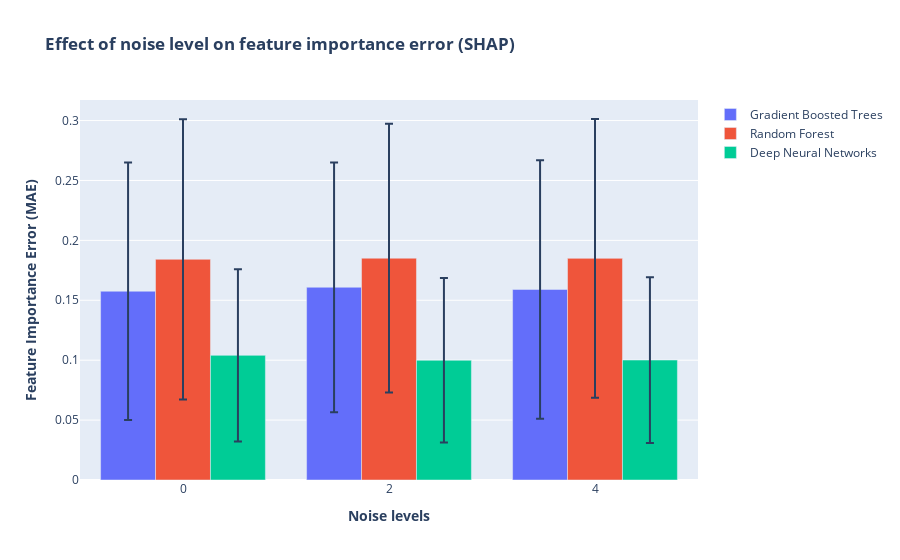

Notebook cell for this chart:
### Code cell
y = [gbsv_noise_mean,rfsv_noise_mean,dnnsv_noise_mean]
err = [gbsv_noise_std,rfsv_noise_std,dnnsv_noise_std]
name = ['Gradient Boosted Trees','Random Forest','Deep Neural Networks']

fig = make_subplots(specs=[[{"secondary_y": False}]])
figure_add_traces(noise, y, name, err)


# Add figure title
fig.update_layout(
    title_text="<b>Effect of noise level on feature importance error (SHAP)</b>",
    barmode='group'
)
# fig.update_traces(texttemplate='%{text:.2s}', textposition='outside')
# fig.update_layout(uniformtext_minsize=8, uniformtext_mode='hide')


# Set x-axis title
fig.update_xaxes(title_text="<b>Noise levels</b>")

# Set y-axes titles
fig.update_yaxes(title_text="<b>Feature Importance Error (MAE)</b>", secondary_y=False)
#fig.update_yaxes(title_text="<b>SHAP Error</b>", secondary_y=True)


fig.show()

### Figure 1 — Plotly figure (JSON) as saved in the notebook; plotly's stock layout.template omitted (floating-point values rounded to 4 significant figures)
{"data": [{"error_y": {"array": [0.1075, 0.1042, 0.1079], "type": "data"}, "name": "Gradient Boosted Trees", "offsetgroup": "0", "showlegend": true, "type": "bar", "x": ["0", "2", "4"], "xaxis": "x", "y": [0.1576, 0.1609, 0.1591], "yaxis": "y"}, {"error_y": {"array": [0.1169, 0.1121, 0.1163], "type": "data"}, "name": "Random Forest", "offsetgroup": "1", "showlegend": true, "type": "bar", "x": ["0", "2", "4"], "xaxis": "x", "y": [0.1842, 0.1851, 0.185], "yaxis": "y"}, {"error_y": {"array": [0.07197, 0.06868, 0.06916], "type": "data"}, "name": "Deep Neural Networks", "offsetgroup": "2", "showlegend": true, "type": "bar", "x": ["0", "2", "4"], "xaxis": "x", "y": [0.104, 0.09992, 0.1001], "yaxis": "y"}], "layout": {"barmode": "group", "title": {"text": "<b>Effect of noise level on feature importance error (SHAP)</b>"}, "xaxis": {"anchor": "y", "domain": [0, 1], "title": {"text": "<b>Noise levels</b>"}}, "yaxis": {"anchor": "x", "domain": [0, 1], "title": {"text": "<b>Feature Importance Error (MAE)</b>"}}}}
